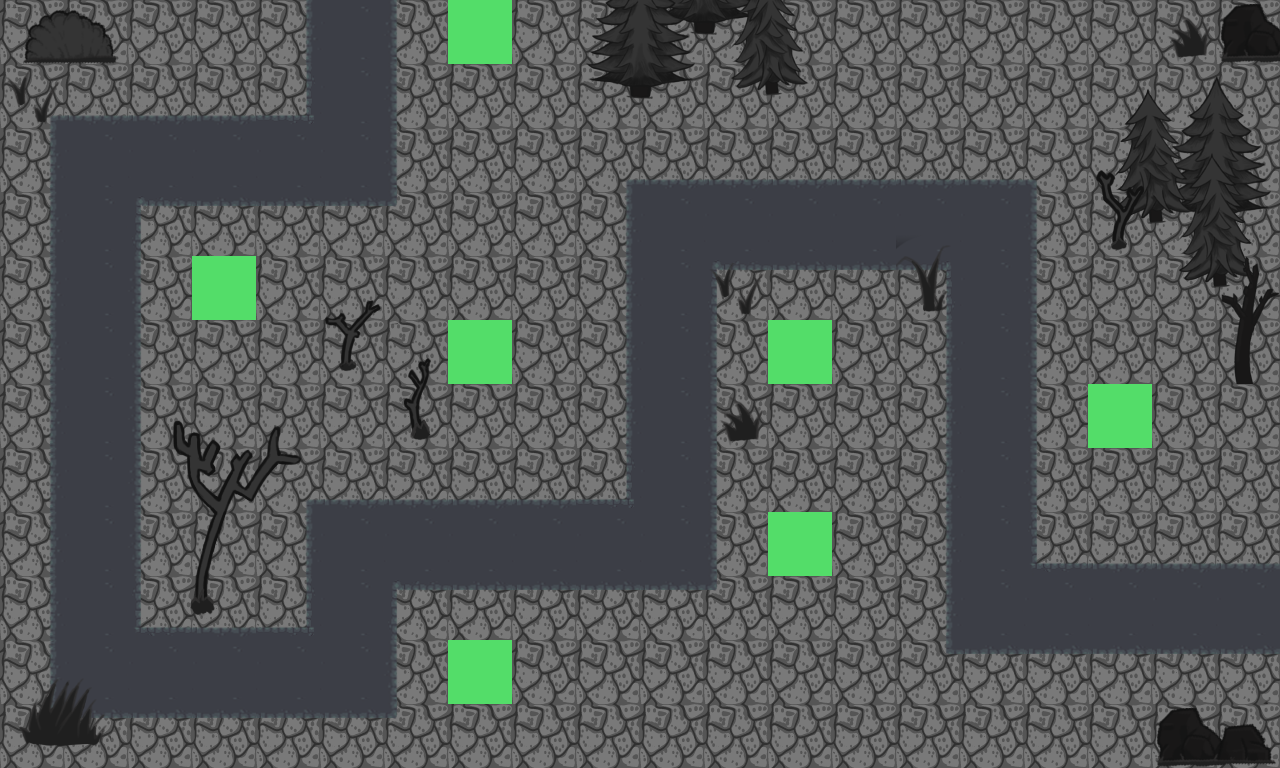

Rendered tile map (Tiled .tmx) drawn with the repository's tilesets; below, a short description and the full map source, tile grids included:
An orthogonal 20x12 tile map with 64x64 px tiles, 6 tile layers (Background, Path, Placement, Details 1, ...), 2 tilesets and 1 object.

<map version="1.10" tiledversion="1.10.0" orientation="orthogonal" renderorder="right-down" width="20" height="12" tilewidth="64" tileheight="64" infinite="0" nextlayerid="9" nextobjectid="4">
 <editorsettings>
  <export target="UnderworldLevel1..js" format="js" />
 </editorsettings>
 <tileset firstgid="1" source="tilesetFromDesert.tsx" />
 <tileset firstgid="197" source="UnderworldTileset.tsx" />
 <layer id="1" name="Background" width="20" height="12">
  <data encoding="csv">
19,19,19,19,19,19,19,19,19,19,19,19,19,19,19,19,19,19,19,19,
19,19,19,19,19,19,19,19,19,19,19,19,19,19,19,19,19,19,19,19,
19,19,19,19,19,19,19,19,19,19,19,19,19,19,19,19,19,19,19,19,
19,19,19,19,19,19,19,19,19,19,19,19,19,19,19,19,19,19,19,19,
19,19,19,19,19,19,19,19,19,19,19,19,19,19,19,19,19,19,19,19,
19,19,19,19,19,19,19,19,19,19,19,19,19,19,19,19,19,19,19,19,
19,19,19,19,19,19,19,19,19,19,19,19,19,19,19,19,19,19,19,19,
19,19,19,19,19,19,19,19,19,19,19,19,19,19,19,19,19,19,19,19,
19,19,19,19,19,19,19,19,19,19,19,19,19,19,19,19,19,19,19,19,
19,19,19,19,19,19,19,19,19,19,19,19,19,19,19,19,19,19,19,19,
19,19,19,19,19,19,19,19,19,19,19,19,19,19,19,19,19,19,19,19,
19,19,19,19,19,19,19,19,19,19,19,19,19,19,19,19,19,19,19,19
</data>
 </layer>
 <layer id="3" name="Path" width="20" height="12">
  <data encoding="csv">
0,0,0,0,211,212,213,0,0,0,0,0,0,0,0,0,0,0,0,0,
199,200,200,200,248,212,213,0,0,0,0,0,0,0,0,0,0,0,0,0,
211,212,212,212,212,212,213,0,0,199,200,200,200,200,200,200,201,0,0,0,
211,212,235,224,224,224,225,0,0,211,212,212,212,212,212,212,213,0,0,0,
211,212,213,0,0,0,0,0,0,211,212,235,224,224,236,212,213,0,0,0,
211,212,213,0,0,0,0,0,0,211,212,213,0,0,211,212,213,0,0,0,
211,212,213,0,0,0,0,0,0,211,212,213,0,0,211,212,213,0,0,0,
211,212,213,0,199,200,200,200,200,248,212,213,0,0,211,212,213,0,0,0,
211,212,213,0,211,212,212,212,212,212,212,213,0,0,211,212,247,200,200,200,
211,212,247,200,248,212,235,224,224,224,224,225,0,0,211,212,212,212,212,212,
211,212,212,212,212,212,213,0,0,0,0,0,0,0,223,224,224,224,224,224,
223,224,224,224,224,224,225,0,0,0,0,0,0,0,0,0,0,0,0,0
</data>
 </layer>
 <layer id="4" name="Placement" width="20" height="12">
  <data encoding="csv">
0,0,0,0,0,0,0,318,0,0,0,0,0,0,0,0,0,0,0,0,
0,0,0,0,0,0,0,0,0,0,0,0,0,0,0,0,0,0,0,0,
0,0,0,0,0,0,0,0,0,0,0,0,0,0,0,0,0,0,0,0,
0,0,0,0,0,0,0,0,0,0,0,0,0,0,0,0,0,0,0,0,
0,0,0,318,0,0,0,0,0,0,0,0,0,0,0,0,0,0,0,0,
0,0,0,0,0,0,0,318,0,0,0,0,318,0,0,0,0,0,0,0,
0,0,0,0,0,0,0,0,0,0,0,0,0,0,0,0,0,318,0,0,
0,0,0,0,0,0,0,0,0,0,0,0,0,0,0,0,0,0,0,0,
0,0,0,0,0,0,0,0,0,0,0,0,318,0,0,0,0,0,0,0,
0,0,0,0,0,0,0,0,0,0,0,0,0,0,0,0,0,0,0,0,
0,0,0,0,0,0,0,318,0,0,0,0,0,0,0,0,0,0,0,0,
0,0,0,0,0,0,0,0,0,0,0,0,0,0,0,0,0,0,0,0
</data>
 </layer>
 <layer id="5" name="Details 1" width="20" height="12">
  <data encoding="csv">
214,215,0,0,0,0,0,0,0,0,294,295,0,0,0,0,0,0,229,227,
0,0,0,0,0,0,0,0,0,0,0,0,0,0,0,0,0,272,270,271,
0,0,0,0,0,0,0,0,0,0,0,0,0,0,0,0,0,284,282,283,
0,0,0,0,0,0,0,0,0,0,0,0,0,0,0,0,0,296,294,295,
0,0,0,0,0,267,0,0,0,0,0,0,0,0,0,0,0,0,0,0,
0,0,0,0,0,279,0,0,0,0,0,0,0,0,0,0,0,0,0,0,
0,0,262,263,264,0,0,0,0,0,0,0,0,0,0,0,0,0,0,0,
0,0,274,275,276,0,0,0,0,0,0,0,0,0,0,0,0,0,0,0,
0,0,286,287,288,0,0,0,0,0,0,0,0,0,0,0,0,0,0,0,
0,0,298,299,300,0,0,0,0,0,0,0,0,0,0,0,0,0,0,0,
0,0,0,0,0,0,0,0,0,0,0,0,0,0,0,0,0,0,0,239,
0,0,0,0,0,0,0,0,0,0,0,0,0,0,0,0,0,0,227,228
</data>
 </layer>
 <layer id="6" name="Details 2" width="20" height="12">
  <data encoding="csv">
0,0,0,0,0,0,0,0,0,282,283,0,0,0,0,0,0,0,0,0,
217,0,0,0,0,0,0,0,0,294,295,0,0,0,0,0,0,272,273,0,
0,0,0,0,0,0,0,0,0,0,0,0,0,0,0,0,0,284,285,273,
0,0,0,0,0,0,0,0,0,0,0,0,0,0,0,0,0,296,297,285,
0,0,0,0,0,0,0,0,0,0,0,0,0,0,0,0,0,0,296,297,
0,0,0,0,0,0,0,0,0,0,0,0,0,0,0,0,0,0,0,0,
0,0,0,0,0,0,0,0,0,0,0,0,0,0,0,0,0,0,0,0,
0,0,0,0,0,0,0,0,0,0,0,0,0,0,0,0,0,0,0,0,
0,0,0,0,0,0,0,0,0,0,0,0,0,0,0,0,0,0,0,0,
0,0,0,0,0,0,0,0,0,0,0,0,0,0,0,0,0,0,0,0,
0,0,0,0,0,0,0,0,0,0,0,0,0,0,0,0,0,0,0,0,
0,0,0,0,0,0,0,0,0,0,0,0,0,0,0,0,0,0,0,226
</data>
 </layer>
 <layer id="7" name="Details 3" width="20" height="12">
  <data encoding="csv">
0,0,0,0,0,0,0,0,0,0,0,284,285,0,0,0,0,0,0,0,
0,0,0,0,0,0,0,0,0,0,0,296,297,0,0,0,0,0,0,0,
0,0,0,0,0,0,0,0,0,0,0,0,0,0,0,0,0,265,272,273,
0,0,0,0,0,0,0,0,0,0,0,0,0,0,238,0,0,277,284,285,
0,0,0,0,0,0,0,0,0,0,0,217,0,0,250,0,0,0,296,289,
0,0,0,0,0,0,266,0,0,0,0,0,0,0,0,0,0,0,0,301,
0,0,0,0,0,0,278,0,0,0,0,229,0,0,0,0,0,0,0,0,
0,0,0,0,0,0,0,0,0,0,0,0,0,0,0,0,0,0,0,0,
0,0,0,0,0,0,0,0,0,0,0,0,0,0,0,0,0,0,0,0,
0,0,0,0,0,0,0,0,0,0,0,0,0,0,0,0,0,0,0,0,
219,220,0,0,0,0,0,0,0,0,0,0,0,0,0,0,0,0,0,0,
231,232,0,0,0,0,0,0,0,0,0,0,0,0,0,0,0,0,0,0
</data>
 </layer>
 <objectgroup id="8" name="Way">
  <object id="1" x="0" y="0">
   <polyline points="0,0 0,-251.515 1536,-256 1534,609.5 990.5,610 992,221.5 672,222.667 671,548 350.5,547.5 349,676 95.5,674 97.5,161 355,161 354.833,-51" />
  </object>
 </objectgroup>
</map>
